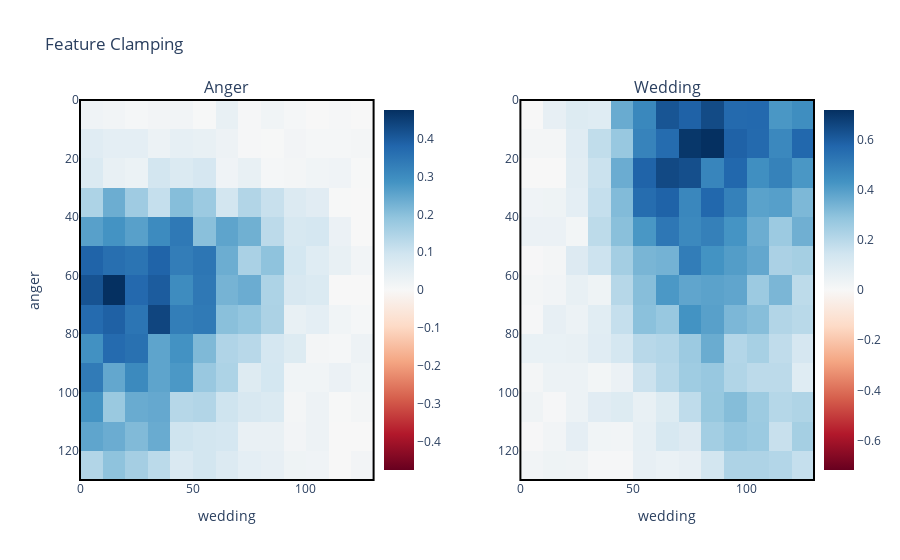

Notebook code for this chart:
### Code cell
fig = make_subplots(rows=1, cols=2, subplot_titles=("Anger", "Wedding"), horizontal_spacing=0.2)
fig.add_trace(go.Heatmap(z=c_scores_1, x=scales, y=scales, colorscale="RdBu", zmid=0, colorbar=dict(title="", x=0.40)), row=1, col=1)
fig.add_trace(go.Heatmap(z=c_scores_2, x=scales, y=scales, colorscale="RdBu", zmid=0, colorbar=dict(title="", x=1.0)), row=1, col=2)

fig.update_xaxes(title_text=feature_descriptions[1], row=1, col=1)
fig.update_yaxes(title_text=feature_descriptions[0], row=1, col=1, autorange='reversed')
fig.update_xaxes(title_text=feature_descriptions[1], row=1, col=2)
# fig.update_yaxes(title_text=feature_descriptions[0], row=1, col=2, autorange='reversed')
fig.update_yaxes(title_text="", row=1, col=2, autorange='reversed')

# Add borders around the heatmaps
fig.add_shape(type="rect",
              x0=0, x1=0.4, y0=0, y1=1,
              line=dict(color="Black", width=2),
              xref="paper", yref="paper")
fig.add_shape(type="rect",
              x0=0.6, x1=1, y0=0, y1=1,
              line=dict(color="Black", width=2),
              xref="paper", yref="paper")

fig.update_layout(title_text="Feature Clamping")
fig.show()

### Figure 1 — Plotly figure (JSON) as saved in the notebook; plotly's stock layout.template omitted (floating-point values rounded to 4 significant figures; data arrays with more than 128 entries replaced by an {"elided": "..."} marker saying what was removed)
{"data": [{"colorbar": {"title": {"text": ""}, "x": 0.4}, "colorscale": [[0, "rgb(103,0,31)"], [0.1, "rgb(178,24,43)"], [0.2, "rgb(214,96,77)"], [0.3, "rgb(244,165,130)"], [0.4, "rgb(253,219,199)"], [0.5, "rgb(247,247,247)"], [0.6, "rgb(209,229,240)"], [0.7, "rgb(146,197,222)"], [0.8, "rgb(67,147,195)"], [0.9, "rgb(33,102,172)"], [1, "rgb(5,48,97)"]], "type": "heatmap", "x": [0, 10, 20, 30, 40, 50, 60, 70, 80, 90, 100, 110, 120, 130, 140], "xaxis": "x", "y": [0, 10, 20, 30, 40, 50, 60, 70, 80, 90, 100, 110, 120, 130, 140], "yaxis": "y", "z": {"elided": "13x13 float values"}, "zmid": 0}, {"colorbar": {"title": {"text": ""}, "x": 1}, "colorscale": [[0, "rgb(103,0,31)"], [0.1, "rgb(178,24,43)"], [0.2, "rgb(214,96,77)"], [0.3, "rgb(244,165,130)"], [0.4, "rgb(253,219,199)"], [0.5, "rgb(247,247,247)"], [0.6, "rgb(209,229,240)"], [0.7, "rgb(146,197,222)"], [0.8, "rgb(67,147,195)"], [0.9, "rgb(33,102,172)"], [1, "rgb(5,48,97)"]], "type": "heatmap", "x": [0, 10, 20, 30, 40, 50, 60, 70, 80, 90, 100, 110, 120, 130, 140], "xaxis": "x2", "y": [0, 10, 20, 30, 40, 50, 60, 70, 80, 90, 100, 110, 120, 130, 140], "yaxis": "y2", "z": {"elided": "13x13 float values"}, "zmid": 0}], "layout": {"annotations": [{"font": {"size": 16}, "showarrow": false, "text": "Anger", "x": 0.2, "xanchor": "center", "xref": "paper", "y": 1, "yanchor": "bottom", "yref": "paper"}, {"font": {"size": 16}, "showarrow": false, "text": "Wedding", "x": 0.8, "xanchor": "center", "xref": "paper", "y": 1, "yanchor": "bottom", "yref": "paper"}], "shapes": [{"line": {"color": "Black", "width": 2}, "type": "rect", "x0": 0, "x1": 0.4, "xref": "paper", "y0": 0, "y1": 1, "yref": "paper"}, {"line": {"color": "Black", "width": 2}, "type": "rect", "x0": 0.6, "x1": 1, "xref": "paper", "y0": 0, "y1": 1, "yref": "paper"}], "title": {"text": "Feature Clamping"}, "xaxis": {"anchor": "y", "domain": [0, 0.4], "title": {"text": "wedding"}}, "xaxis2": {"anchor": "y2", "domain": [0.6, 1], "title": {"text": "wedding"}}, "yaxis": {"anchor": "x", "autorange": "reversed", "domain": [0, 1], "title": {"text": "anger"}}, "yaxis2": {"anchor": "x2", "autorange": "reversed", "domain": [0, 1], "title": {"text": ""}}}}
